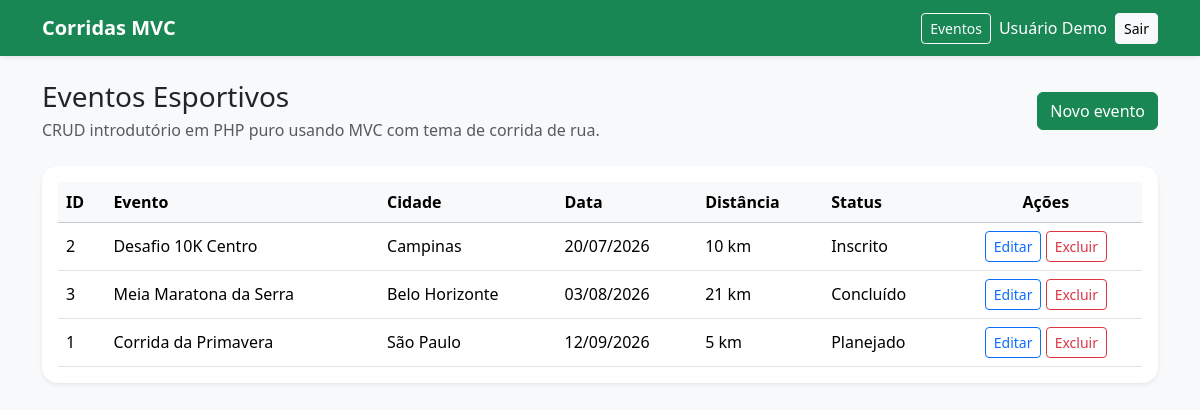
/ (signed in), run on the app's committed database.
### tables this page shows
CREATE TABLE IF NOT EXISTS eventos_corrida (
    id INT AUTO_INCREMENT PRIMARY KEY,
    nome VARCHAR(150) NOT NULL,
    cidade VARCHAR(100) NOT NULL,
    data_evento DATE NOT NULL,
    distancia VARCHAR(20) NOT NULL,
    status_evento VARCHAR(30) NOT NULL,
    observacoes TEXT,
    criado_em TIMESTAMP DEFAULT CURRENT_TIMESTAMP
);

### controllers/EventoController.php (called while the page is built, shortened)
<?php
require_once 'models/Evento.php';
require_once 'helpers/auth.php';
class EventoController
{
    private $modeloEvento;
    public function __construct()
    {
        $this->modeloEvento = new Evento();
    }
    public function listar()
    {
        $eventos = $this->modeloEvento->listarTodos();
        require 'views/eventos/lista.php';
    }
}

### helpers/auth.php (called while the page is built, shortened)
<?php
function usuarioEstaAutenticado()
{
    return isset($_SESSION['usuario']);
}

### config/database.php (called while the page is built)
<?php
class Database
{
    private $host = 'localhost';
    private $nomeBanco = 'mvc_eventos';
    private $usuario = 'root';
    private $senha = '';
    public function connect()
    {
        try {
            $conexao = new PDO(
                "mysql:host={$this->host};dbname={$this->nomeBanco};charset=utf8",
                $this->usuario,
                $this->senha
            );
            $conexao->setAttribute(PDO::ATTR_ERRMODE, PDO::ERRMODE_EXCEPTION);
            return $conexao;
        } catch (PDOException $erro) {
            die('Erro na conexão com o banco de dados: ' . $erro->getMessage());
        }
    }
}

### models/Evento.php (called while the page is built, shortened)
<?php
require_once 'config/database.php';
class Evento
{
    private $conexao;
    public function __construct()
    {
        $bancoDeDados = new Database();
        $this->conexao = $bancoDeDados->connect();
    }
    public function listarTodos()
    {
        $sql = 'SELECT * FROM eventos_corrida ORDER BY data_evento ASC, id DESC';
        $comando = $this->conexao->query($sql);
        return $comando->fetchAll(PDO::FETCH_ASSOC);
    }
}

### views/eventos/lista.php (the view, shortened to what this page needs)
<?php require 'views/layout/header.php'; ?>
<?php $usuarioAutenticado = usuarioEstaAutenticado(); ?>
<div class="d-flex justify-content-between align-items-center mb-4">
    <div>
        <h1 class="h3 mb-1">Eventos Esportivos</h1>
        <p class="text-muted mb-0">CRUD introdutório em PHP puro usando MVC com tema de corrida de rua.</p>
    </div>
    <?php if ($usuarioAutenticado) : ?>
        <a href="index.php?acao=criar" class="btn btn-success">Novo evento</a>
    <?php else : ?>
        <a href="index.php?acao=login" class="btn btn-outline-success">Fazer login</a>
    <?php endif; ?>
</div>
<div class="card shadow-sm border-0">
    <div class="card-body">
        <div class="table-responsive">
            <table class="table table-hover align-middle mb-0">
                <thead class="table-light">
                    <tr>
                        <th>ID</th>
                        <th>Evento</th>
                        <th>Cidade</th>
                        <th>Data</th>
                        <th>Distância</th>
                        <th>Status</th>
                        <th class="text-center">Ações</th>
                    </tr>
                </thead>
                <tbody>
                    <?php if (empty($eventos)) : ?>
                        <tr>
                            <td colspan="7" class="text-center py-4 text-muted">
                                Nenhum evento cadastrado até agora.
                            </td>
                        </tr>
                    <?php else : ?>
                        <?php foreach ($eventos as $evento) : ?>
                            <tr>
                                <td><?php echo htmlspecialchars($evento['id']); ?></td>
                                <td><?php echo htmlspecialchars($evento['nome']); ?></td>
                                <td><?php echo htmlspecialchars($evento['cidade']); ?></td>
                                <td><?php echo date('d/m/Y', strtotime($evento['data_evento'])); ?></td>
                                <td><?php echo htmlspecialchars($evento['distancia']); ?></td>
                                <td><?php echo htmlspecialchars($evento['status_evento']); ?></td>
                                <td class="text-center">
                                    <?php if ($usuarioAutenticado) : ?>
                                        <a href="index.php?acao=editar&id=<?php echo $evento['id']; ?>" class="btn btn-sm btn-outline-primary">
                                            Editar
                                        </a>
                                        <form action="index.php?acao=excluir" method="POST" class="d-inline">
                                            <button type="submit" class="btn btn-sm btn-outline-danger" onclick="return confirm('Deseja realmente excluir este evento?');">
                                                Excluir
                                            </button>
                                        </form>
                                    <?php else : ?>
                                        <span class="badge text-bg-secondary">Login necessário</span>
                                    <?php endif; ?>
                                </td>
                            </tr>
                        <?php endforeach; ?>
                    <?php endif; ?>
                </tbody>
            </table>
        </div>
    </div>
</div>
<?php require 'views/layout/footer.php'; ?>

### assets/css/style.css (style rules this page uses)
body { min-height: 100vh; }
.card { border-radius: 1rem; }
.table td, .table th { vertical-align: middle; }

### data on the page
eventos_corrida: id "2", nome "Desafio 10K Centro", cidade "Campinas", data_evento "20/07/2026", distancia "10 km", status_evento "Inscrito"
eventos_corrida: id "3", nome "Meia Maratona da Serra", cidade "Belo Horizonte", data_evento "03/08/2026", distancia "21 km", status_evento "Concluído"
eventos_corrida: id "1", nome "Corrida da Primavera", cidade "São Paulo", data_evento "12/09/2026", distancia "5 km", status_evento "Planejado"

### other printed values
$usuarioAutenticado['nome'] "Usuário Demo"
